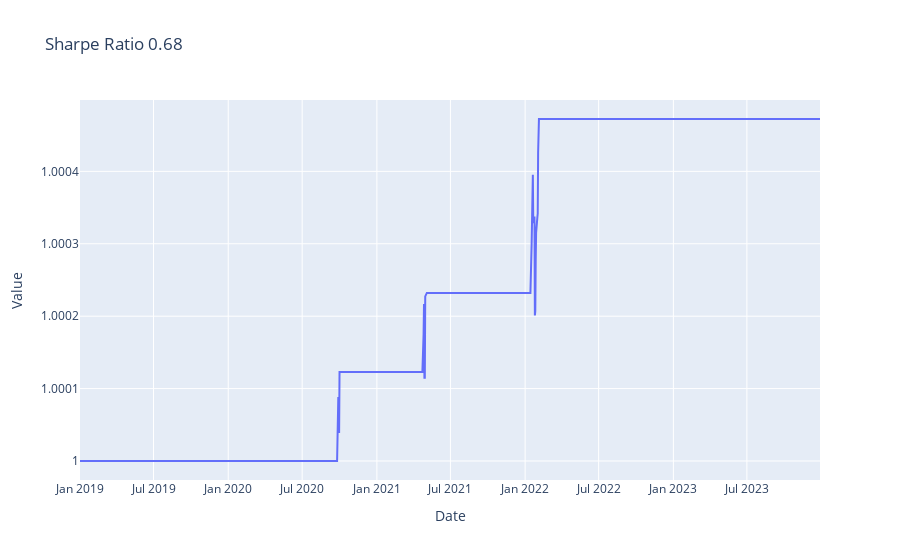

Notebook source saved alongside this figure:
### Code cell
bt = Backtester( Trading(train,test),  ThresholdTradingPolicy(enter_long = 99.95, exit_long=99.99, enter_short = 100.05, exit_short = 100.025))
bt.summary()

### Figure 1 — Plotly figure (JSON) as saved in the notebook; plotly's stock layout.template omitted (floating-point values rounded to 4 significant figures; data arrays with more than 128 entries replaced by an {"elided": "..."} marker saying what was removed)
{"data": [{"mode": "lines", "type": "scatter", "x": {"elided": "1303 str values"}, "y": {"elided": "1303 float values"}}], "layout": {"title": {"text": "Sharpe Ratio 0.68"}, "xaxis": {"title": {"text": "Date"}}, "yaxis": {"title": {"text": "Value"}}}}
